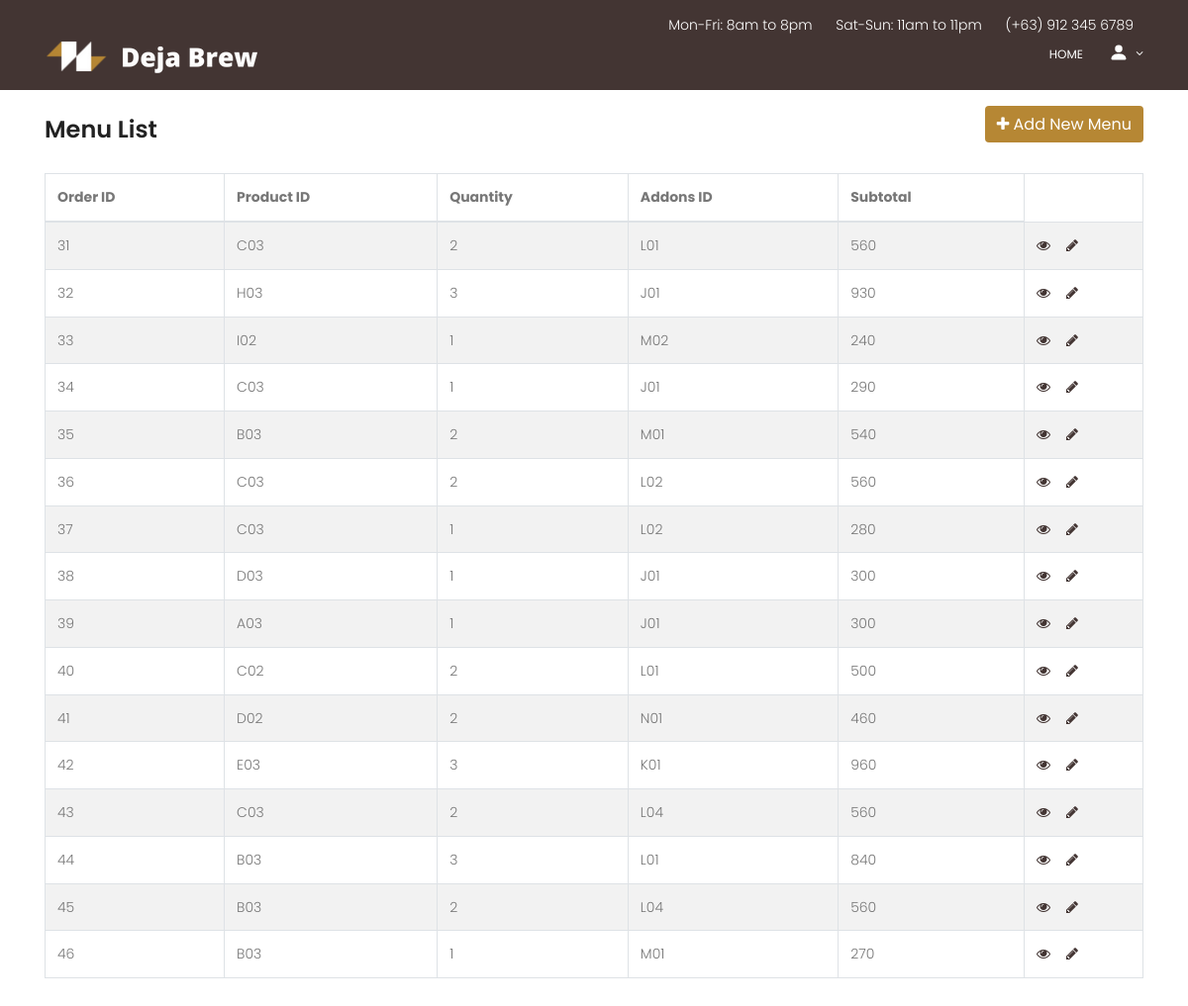
The page /Home-developer/cart.php on the database its author committed.
### tables this page shows
CREATE TABLE `cart` (
  `Order_ID` int(50) NOT NULL COMMENT 'FK for order',
  `Product_ID` varchar(50) NOT NULL COMMENT 'FK for product',
  `Quantity` int(50) NOT NULL COMMENT 'Quantity of coffee',
  `Addons_ID` varchar(50) NOT NULL COMMENT 'FK for add_ons',
  `Subtotal` int(50) NOT NULL COMMENT 'Order Price'
);

### Home-developer/cart.php (the view, shortened to what this page needs)
<!DOCTYPE html>
	<html lang="zxx" class="no-js">
	<head>
			<link rel="stylesheet" href="css/linearicons.css">
			<link rel="stylesheet" href="css/owl.carousel.css">
			<link rel="stylesheet" href="css/font-awesome.min.css">
			<link rel="stylesheet" href="css/nice-select.css">
			<link rel="stylesheet" href="css/magnific-popup.css">
			<link rel="stylesheet" href="css/bootstrap.css">
			<link rel="stylesheet" href="css/main.css">
</head>
<body>
<header id="header" id="home" style="background: #433533;">
				<div class="header-top">
		  			<div class="container">
				  		<div class="row justify-content-end">
				  			<div class="col-lg-8 col-sm-4 col-8 header-top-right no-padding">
				  				<ul>
				  					<li>
				  						Mon-Fri: 8am to 8pm
				  					</li>
				  					<li>
				  						Sat-Sun: 11am to 11pm
				  					</li>
				  					<li>
				  						<a href="tel:(012) 6985 236 7512">(+63) 912 345 6789</a>
				  					</li>
				  				</ul>
				  			</div>
				  		</div>
		  			</div>
				</div>
			    <div class="container">
			    	<div class="row align-items-center justify-content-between d-flex">
				      <div id="logo">
				        <a href="index.php"><img src="img/logo.png" alt="" title="" /></a>
				      </div>
				      <nav id="nav-menu-container">
				        <ul class="nav-menu">
				          <li class="menu-active"><a href="index.php">Home</a></li>
						  <li class="menu-has-children"><a href="">
							  <svg xmlns="http://www.w3.org/2000/svg" width="20" height="20" fill="currentColor" class="bi bi-person-fill" viewBox="0 0 16 16">
								  <path d="M3 14s-1 0-1-1 1-4 6-4 6 3 6 4-1 1-1 1H3zm5-6a3 3 0 1 0 0-6 3 3 0 0 0 0 6z"/>
							  </svg></a>
				          </li>
				        </ul>
				      </nav>
			    	</div>
			    </div>
			  </header>
			<br><br>
            <div class="whole-wrap">
				<div class="container">
					<div class="section-top-border">
						<h3 class="mb-30">Menu List
                        <a href="create.php" class="btn btn-dark pull-right" style="background:#B68734; border-style: none; margin-top: -10px;"><i class="fa fa-plus"></i> Add New Menu</a></h3>
								<?php
                                    require_once "config.php";
                                    $sql = "SELECT * FROM cart";
                                    if($result = mysqli_query($link, $sql)){
                                        if(mysqli_num_rows($result) > 0){
                                            echo '<table class="table table-bordered table-striped justify-content-center">';
                                                echo "<thead>";
                                                    echo "<tr>";
                                                        echo "<th>Order ID</th>";
                                                        echo "<th>Product ID</th>";
                                                        echo "<th>Quantity</th>";
                                                        echo "<th>Addons ID</th>";
                                                        echo "<th>Subtotal</th>";
                                                    echo "</tr>";
                                                echo "</thead>";
                                                echo "<tbody>";
                                                while($row = mysqli_fetch_array($result)){
                                                    echo "<tr>";
                                                        echo "<td>" . $row['Order_ID'] . "</td>";
                                                        echo "<td>" . $row['Product_ID'] . "</td>";
														echo "<td>" . $row['Quantity'] . "</td>";
                                                        echo "<td>" . $row['Addons_ID'] . "</td>";
                                                        echo "<td>" . $row['Subtotal'] . "</td>";
                                                        echo "<td>";
                                                            echo '<a href="read.php?id='. $row['Product_ID'] .'" class="mr-3" title="View Record" data-toggle="tooltip"><span class="fa fa-eye" style="color: #433533;"></span></a>';
                                                            echo '<a href="update.php?id='. $row['Product_ID'] .'" class="mr-3" title="Update Record" data-toggle="tooltip"><span class="fa fa-pencil" style="color: #433533;"></span></a>';
                                                        echo "</td>";
                                                    echo "</tr>";
                                                }
                                                echo "</tbody>";
                                            echo "</table>";
                                        } else{
                                            echo '<div class="alert alert-danger"><em>No records were found.</em></div>';
                                        }
                                    } else{
                                        echo "Oops! Something went wrong. Please try again later.";
                                    }
                                    ?>
						</div>
				</div>
			</div>
</body>
</html>

### Home-developer/css/main.css (style rules this page uses)
body { color: #777777; font-family: "Poppins", sans-serif; font-size: 14px; font-weight: 300; line-height: 1.625em; position: relative; }
ol, ul { margin: 0; padding: 0; list-style: none; }
a { -webkit-transition: all 0.3s ease 0s; -moz-transition: all 0.3s ease 0s; -o-transition: all 0.3s ease 0s; transition: all 0.3s ease 0s; }
a, a:focus, a:hover { text-decoration: none; outline: 0; }
.btn i, .btn-large i, .btn-floating i, .btn-large i, .btn-flat i { font-size: 1em; line-height: inherit; }
h1, h2, h3, h4, h5, h6 { font-family: "Poppins", sans-serif; color: #222222; line-height: 1.2em !important; margin-bottom: 0; margin-top: 0; font-weight: 600; }
h3, .h3 { font-size: 24px; }
td, th { border-radius: 0px; }
.mb-30 { margin-bottom: 30px; }
.no-padding { padding: 0; }
h3 { font-size: 24px; }
h1, h2, h3, h4, h5, h6 { line-height: 1.5em; }
#header { padding: 14px 0; position: fixed; left: 0; top: 0; right: 0; transition: all 0.5s; z-index: 997; }
.header-top ul { text-align: right; margin-right: 5px; }
.header-top ul li { color: #fff; display: inline-block; margin-right: 20px; }
.header-top ul li a { color: #fff; }
#header #logo img { padding: 0; margin: 0; }
.nav-menu, .nav-menu * { margin: 0; padding: 0; list-style: none; }
.nav-menu li { position: relative; white-space: nowrap; }
.nav-menu > li { float: left; }
.sf-arrows .sf-with-ul { padding-right: 30px; }
.sf-arrows .sf-with-ul:after { content: "\f107"; position: absolute; right: 15px; font-family: FontAwesome; font-style: normal; font-weight: normal; }
#nav-menu-container { margin: 0; }
.nav-menu a { padding: 0 8px 0px 8px; text-decoration: none; display: inline-block; color: #fff; font-weight: 400; font-size: 12px; text-transform: uppercase; outline: none; }
.nav-menu > li { margin-left: 10px; }
#mobile-nav { position: fixed; top: 0; padding-top: 18px; bottom: 0; z-index: 998; background: rgba(0, 0, 0, 0.8); left: -260px; width: 260px; overflow-y: auto; transition: 0.4s; }
#mobile-nav ul { padding: 0; margin: 0; list-style: none; }
#mobile-nav ul li { position: relative; }
#mobile-nav ul li a { color: #fff; font-size: 13px; text-transform: uppercase; overflow: hidden; padding: 10px 22px 10px 15px; position: relative; text-decoration: none; width: 100%; display: block; outline: none; font-weight: 700; }
.whole-wrap { background-color: #fff; }
.section-top-border { padding: 70px 0; border-top: 1px dotted #eee; }

### Home-developer/cart.php (style rules this page uses)
table tr td:last-child { width: 120px; }

### rows shown on the page
cart: Order_ID "31", Product_ID "C03", Quantity "2", Addons_ID "L01", Subtotal "560"
cart: Order_ID "32", Product_ID "H03", Quantity "3", Addons_ID "J01", Subtotal "930"
cart: Order_ID "33", Product_ID "I02", Quantity "1", Addons_ID "M02", Subtotal "240"
cart: Order_ID "34", Product_ID "C03", Quantity "1", Addons_ID "J01", Subtotal "290"
cart: Order_ID "35", Product_ID "B03", Quantity "2", Addons_ID "M01", Subtotal "540"
cart: Order_ID "36", Product_ID "C03", Quantity "2", Addons_ID "L02", Subtotal "560"
cart: Order_ID "37", Product_ID "C03", Quantity "1", Addons_ID "L02", Subtotal "280"
cart: Order_ID "38", Product_ID "D03", Quantity "1", Addons_ID "J01", Subtotal "300"
cart: Order_ID "39", Product_ID "A03", Quantity "1", Addons_ID "J01", Subtotal "300"
cart: Order_ID "40", Product_ID "C02", Quantity "2", Addons_ID "L01", Subtotal "500"
cart: Order_ID "41", Product_ID "D02", Quantity "2", Addons_ID "N01", Subtotal "460"
cart: Order_ID "42", Product_ID "E03", Quantity "3", Addons_ID "K01", Subtotal "960"
cart: Order_ID "43", Product_ID "C03", Quantity "2", Addons_ID "L04", Subtotal "560"
cart: Order_ID "44", Product_ID "B03", Quantity "3", Addons_ID "L01", Subtotal "840"
cart: Order_ID "45", Product_ID "B03", Quantity "2", Addons_ID "L04", Subtotal "560"
cart: Order_ID "46", Product_ID "B03", Quantity "1", Addons_ID "M01", Subtotal "270"
